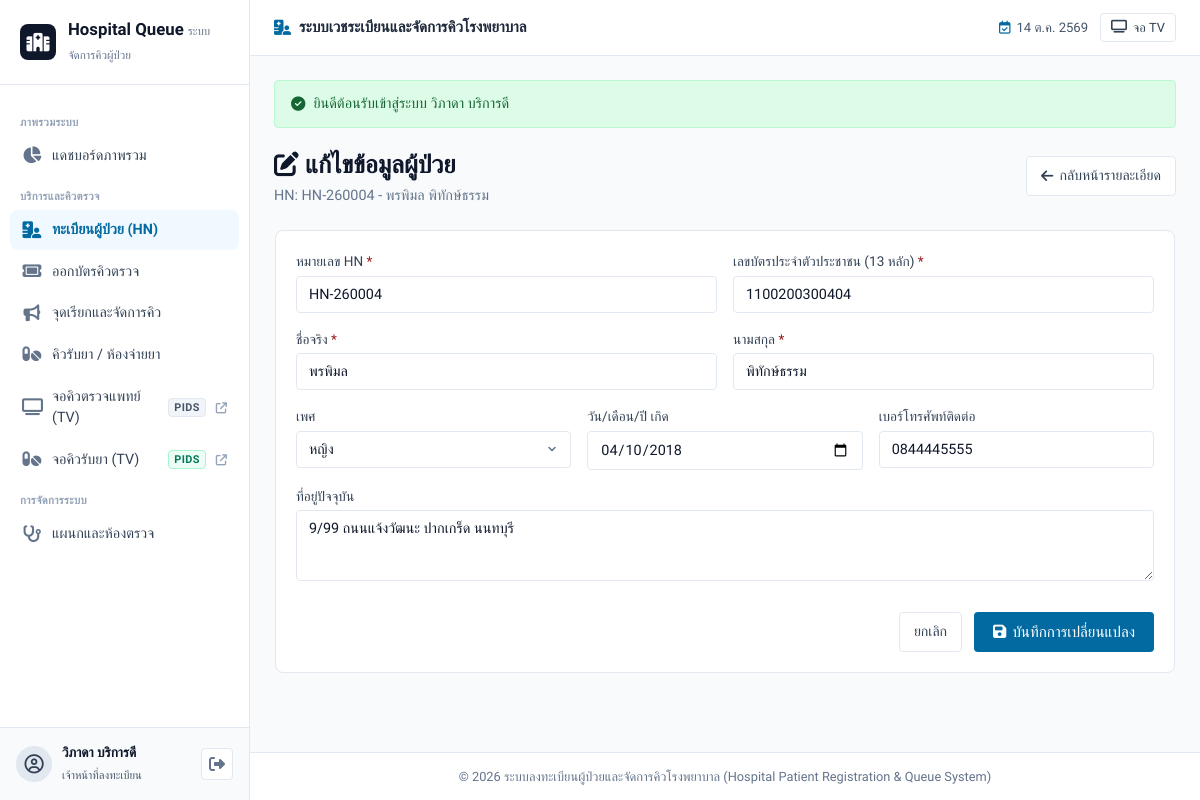
/patient_edit.php?id=4 (signed in), run on the app's committed database.
### tables this page shows
CREATE TABLE `patients` (
  `id` INT AUTO_INCREMENT PRIMARY KEY,
  `hn` VARCHAR(20) NOT NULL UNIQUE COMMENT 'เลขประจำตัวผู้ป่วย (HN)',
  `national_id` VARCHAR(13) NOT NULL UNIQUE COMMENT 'เลขบัตรประชาชน',
  `first_name` VARCHAR(100) NOT NULL,
  `last_name` VARCHAR(100) NOT NULL,
  `gender` VARCHAR(10) NULL COMMENT 'ชาย, หญิง, อื่นๆ',
  `date_of_birth` DATE NULL,
  `phone_number` VARCHAR(20) NULL,
  `address` TEXT NULL,
  `created_at` TIMESTAMP DEFAULT CURRENT_TIMESTAMP,
  `updated_at` TIMESTAMP DEFAULT CURRENT_TIMESTAMP ON UPDATE CURRENT_TIMESTAMP
);

### patient_edit.php (the view, shortened to what this page needs)
<?php
require_once __DIR__ . '/config/database.php';
$id = (int)($_GET['id'] ?? 0);
$stmt = $pdo->prepare("SELECT * FROM patients WHERE id = ?");
$stmt->execute([$id]);
$patient = $stmt->fetch();
require_once __DIR__ . '/includes/header.php';
?>
<div class="page-header">
    <div>
        <h1 class="page-title"><i class="fa-solid fa-pen-to-square"></i> แก้ไขข้อมูลผู้ป่วย</h1>
        <p class="page-subtitle">HN: <?= htmlspecialchars($patient['hn']) ?> - <?= htmlspecialchars($patient['first_name'] . ' ' . $patient['last_name']) ?></p>
    </div>
    <div>
        <a href="patient_detail.php?id=<?= $id ?>" class="btn btn-outline">
            <i class="fa-solid fa-arrow-left"></i> กลับหน้ารายละเอียด
        </a>
    </div>
</div>
<div class="card card-narrow-wide">
    <form method="POST" action="patient_edit.php?id=<?= $id ?>">
        <div class="form-row">
            <div class="form-group">
                <label for="hn">หมายเลข HN <span class="required">*</span></label>
                <input type="text" id="hn" name="hn" value="<?= htmlspecialchars($_POST['hn'] ?? $patient['hn']) ?>" required>
            </div>
            <div class="form-group">
                <label for="national_id">เลขบัตรประจำตัวประชาชน (13 หลัก) <span class="required">*</span></label>
                <input type="text" id="national_id" name="national_id" maxlength="13" pattern="[0-9]{13}" value="<?= htmlspecialchars($_POST['national_id'] ?? $patient['national_id']) ?>" required>
            </div>
        </div>
        <div class="form-row">
            <div class="form-group">
                <label for="first_name">ชื่อจริง <span class="required">*</span></label>
                <input type="text" id="first_name" name="first_name" value="<?= htmlspecialchars($_POST['first_name'] ?? $patient['first_name']) ?>" required>
            </div>
            <div class="form-group">
                <label for="last_name">นามสกุล <span class="required">*</span></label>
                <input type="text" id="last_name" name="last_name" value="<?= htmlspecialchars($_POST['last_name'] ?? $patient['last_name']) ?>" required>
            </div>
        </div>
        <div class="form-row">
            <div class="form-group">
                <label for="gender">เพศ</label>
                <select id="gender" name="gender">
                    <option value="หญิง" <?= (($_POST['gender'] ?? $patient['gender']) === 'หญิง') ? 'selected' : '' ?>>หญิง</option>
                </select>
            </div>
            <div class="form-group">
                <label for="date_of_birth">วัน/เดือน/ปี เกิด</label>
                <input type="date" id="date_of_birth" name="date_of_birth" value="<?= htmlspecialchars($_POST['date_of_birth'] ?? $patient['date_of_birth']) ?>">
            </div>
            <div class="form-group">
                <label for="phone_number">เบอร์โทรศัพท์ติดต่อ</label>
                <input type="tel" id="phone_number" name="phone_number" value="<?= htmlspecialchars($_POST['phone_number'] ?? $patient['phone_number']) ?>">
            </div>
        </div>
        <div class="form-group">
            <label for="address">ที่อยู่ปัจจุบัน</label>
            <textarea id="address" name="address" rows="3"><?= htmlspecialchars($_POST['address'] ?? $patient['address']) ?></textarea>
        </div>
        <div class="form-actions-end form-actions-spaced">
            <a href="patient_detail.php?id=<?= $id ?>" class="btn btn-outline">ยกเลิก</a>
            <button type="submit" class="btn btn-primary btn-lg">
                <i class="fa-solid fa-floppy-disk"></i> บันทึกการเปลี่ยนแปลง
            </button>
        </div>
    </form>
</div>
<?php require_once __DIR__ . '/includes/footer.php'; ?>

### assets/css/style.css (style rules this page uses)
:root { --slate-900: #0f172a; --slate-800: #1e293b; --slate-700: #334155; --slate-600: #475569; --slate-500: #64748b; --slate-400: #94a3b8; --slate-200: #e2e8f0; --slate-100: #f1f5f9; --slate-50: #f8fafc; --primary: #0369a1; --primary-hover: #075985; --primary-surface: #f0f9ff; --primary-border: #bae6fd; --amber-text: #92400e; --amber-bg: #fef3c7; --amber-border: #fde68a; --violet-text: #6d28d9; --violet-bg: #ede9fe; --violet-border: #ddd6fe; --cyan-text: #0369a1; --cyan-bg: #e0f2fe; --cyan-border: #bae6fd; --green-text: #166534; --green-bg: #dcfce7; --green-border: #bbf7d0; --red-text: #991b1b; --red-bg: #fee2e2; --red-border: #fecaca; --rx-text: #047857; --rx-strong: #059669; --rx-bg: #ecfdf5; --rx-border: #a7f3d0; --sidebar-width: 250px; --radius-sm: 4px; --radius-md: 8px; --radius-lg: 12px; --border-hairline: 1px solid var(--slate-200); --text-muted: var(--slate-500); --border: var(--slate-200); --primary-light: var(--primary-surface); --primary-dark: var(--primary-hover); }
* { box-sizing: border-box; margin: 0; padding: 0; }
body { font-family: 'Prompt', -apple-system, BlinkMacSystemFont, "Segoe UI", Roboto, sans-serif; background-color: var(--slate-50); color: var(--slate-900); line-height: 1.5; min-height: 100vh; -webkit-font-smoothing: antialiased; }
a { color: var(--primary); text-decoration: none; }
.card-narrow-wide { max-width: 900px; margin: 0 auto; }
.form-actions-spaced { margin-top: 24px; }
.form-actions-end { display: flex; justify-content: flex-end; gap: 12px; }
.page-header { display: flex; align-items: center; justify-content: space-between; flex-wrap: wrap; gap: 16px; margin-bottom: 24px; }
.page-title { font-size: 1.55rem; font-weight: 700; color: var(--slate-900); }
.page-subtitle { font-size: 0.9rem; color: var(--text-muted); margin-top: 2px; }
.card { background: #ffffff; border: var(--border-hairline); border-radius: var(--radius-md); padding: 20px; margin-bottom: 20px; }
.btn { display: inline-flex; align-items: center; justify-content: center; gap: 6px; padding: 8px 14px; border-radius: var(--radius-sm); font-size: 0.88rem; font-weight: 500; cursor: pointer; border: 1px solid transparent; transition: background-color 0.15s, border-color 0.15s; font-family: inherit; }
.btn-primary { background: var(--primary); color: #ffffff; }
.btn-outline { background: #ffffff; border-color: var(--slate-200); color: var(--slate-700); }
.btn-lg { padding: 10px 18px; font-size: 0.95rem; }
.form-group { margin-bottom: 16px; }
.form-row { display: grid; grid-template-columns: repeat(auto-fit, minmax(220px, 1fr)); gap: 16px; }
label { display: block; font-size: 0.85rem; font-weight: 500; color: var(--slate-700); margin-bottom: 4px; }
label .required { color: var(--red-text); }
input[type="text"], input[type="password"], input[type="date"], input[type="tel"], input[type="search"], select, textarea { width: 100%; padding: 9px 12px; border: var(--border-hairline); border-radius: var(--radius-sm); font-size: 0.9rem; font-family: inherit; color: var(--slate-900); background-color: #ffffff; }
select { appearance: none; -webkit-appearance: none; padding: 9px 36px 9px 12px; background-image: var(--select-chevron); background-position: right 12px center; background-repeat: no-repeat; background-size: 12px 12px; cursor: pointer; }

### data on the page
patients: hn "HN-260004", first_name+last_name "พรพิมล พิทักษ์ธรรม", national_id "1100200300404", first_name "พรพิมล", last_name "พิทักษ์ธรรม", gender "หญิง", date_of_birth "04/10/2018", phone_number "0844445555", address "9/99 ถนนแจ้งวัฒนะ ปากเกร็ด นนทบุรี"

### other printed values
$user['name'] ?: $user['username'] "วิภาดา บริการดี"
$user['role'] "เจ้าหน้าที่ลงทะเบียน"
$flash['message'] "ยินดีต้อนรับเข้าสู่ระบบ วิภาดา บริการดี"
